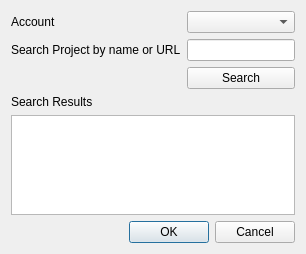
<?xml version="1.0" encoding="UTF-8"?>
<ui version="4.0">
 <class>AddStreamDialog</class>
 <widget class="QWidget" name="AddStreamDialog">
  <property name="windowModality">
   <enum>Qt::NonModal</enum>
  </property>
  <property name="sizePolicy">
   <sizepolicy hsizetype="MinimumExpanding" vsizetype="MinimumExpanding">
    <horstretch>0</horstretch>
    <verstretch>0</verstretch>
   </sizepolicy>
  </property>
  <property name="windowTitle">
   <string>Form</string>
  </property>
  <layout class="QGridLayout" name="gridLayout_2">
   <item row="0" column="0">
    <layout class="QVBoxLayout" name="verticalLayout">
     <property name="sizeConstraint">
      <enum>QLayout::SetNoConstraint</enum>
     </property>
     <item>
      <layout class="QFormLayout" name="search_form">
       <item row="1" column="0">
        <widget class="QLabel" name="search_label">
         <property name="text">
          <string>Search Project by name or URL</string>
         </property>
        </widget>
       </item>
       <item row="1" column="1">
        <widget class="QLineEdit" name="search_text_field"/>
       </item>
       <item row="2" column="1">
        <widget class="QPushButton" name="search_button">
         <property name="text">
          <string>Search</string>
         </property>
        </widget>
       </item>
       <item row="0" column="1">
        <widget class="QComboBox" name="accounts_dropdown"/>
       </item>
       <item row="0" column="0">
        <widget class="QLabel" name="accounts_label">
         <property name="text">
          <string>Account</string>
         </property>
        </widget>
       </item>
      </layout>
     </item>
     <item>
      <widget class="QLabel" name="search_results_label">
       <property name="text">
        <string>Search Results</string>
       </property>
      </widget>
     </item>
     <item>
      <widget class="QListWidget" name="search_results_list">
       <property name="minimumSize">
        <size>
         <width>0</width>
         <height>100</height>
        </size>
       </property>
       <property name="sizeAdjustPolicy">
        <enum>QAbstractScrollArea::AdjustToContents</enum>
       </property>
      </widget>
     </item>
     <item>
      <widget class="QDialogButtonBox" name="dialog_button_box">
       <property name="standardButtons">
        <set>QDialogButtonBox::Cancel|QDialogButtonBox::Ok</set>
       </property>
      </widget>
     </item>
    </layout>
   </item>
  </layout>
 </widget>
 <resources/>
 <connections/>
</ui>
